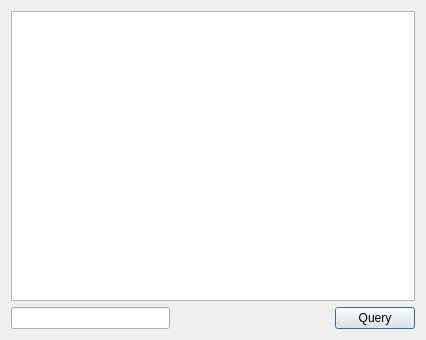
<?xml version="1.0" encoding="UTF-8"?>
<ui version="4.0">
 <class>Dialog</class>
 <widget class="QDialog" name="Dialog">
  <property name="geometry">
   <rect>
    <x>0</x>
    <y>0</y>
    <width>426</width>
    <height>340</height>
   </rect>
  </property>
  <property name="sizePolicy">
   <sizepolicy hsizetype="Preferred" vsizetype="Preferred">
    <horstretch>0</horstretch>
    <verstretch>0</verstretch>
   </sizepolicy>
  </property>
  <property name="windowTitle">
   <string>Dialog</string>
  </property>
  <layout class="QVBoxLayout" name="verticalLayout_2">
   <item>
    <layout class="QVBoxLayout" name="verticalLayout">
     <item>
      <widget class="QGraphicsView" name="graphicsView">
       <property name="sizePolicy">
        <sizepolicy hsizetype="Expanding" vsizetype="Expanding">
         <horstretch>0</horstretch>
         <verstretch>0</verstretch>
        </sizepolicy>
       </property>
      </widget>
     </item>
     <item>
      <layout class="QHBoxLayout" name="horizontalLayout\">
       <item>
        <widget class="QLineEdit" name="lineEdit"/>
       </item>
       <item>
        <spacer name="horizontalSpacer">
         <property name="orientation">
          <enum>Qt::Horizontal</enum>
         </property>
         <property name="sizeHint" stdset="0">
          <size>
           <width>40</width>
           <height>20</height>
          </size>
         </property>
        </spacer>
       </item>
       <item>
        <widget class="QPushButton" name="pushButton">
         <property name="text">
          <string>Query</string>
         </property>
        </widget>
       </item>
      </layout>
     </item>
    </layout>
   </item>
  </layout>
 </widget>
 <layoutdefault spacing="6" margin="11"/>
 <resources/>
 <connections/>
</ui>
